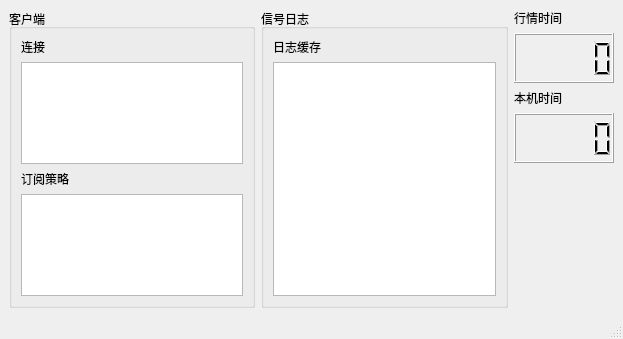
<?xml version="1.0" encoding="UTF-8"?>
<ui version="4.0">
 <class>MainWindow</class>
 <widget class="QMainWindow" name="MainWindow">
  <property name="geometry">
   <rect>
    <x>0</x>
    <y>0</y>
    <width>623</width>
    <height>339</height>
   </rect>
  </property>
  <property name="windowTitle">
   <string>MainWindow</string>
  </property>
  <widget class="QWidget" name="centralwidget">
   <layout class="QHBoxLayout" name="horizontalLayout">
    <item>
     <widget class="QGroupBox" name="groupBox">
      <property name="title">
       <string>客户端</string>
      </property>
      <layout class="QVBoxLayout" name="verticalLayout">
       <item>
        <widget class="QLabel" name="label_2">
         <property name="text">
          <string>连接</string>
         </property>
        </widget>
       </item>
       <item>
        <widget class="QListWidget" name="listWidget"/>
       </item>
       <item>
        <widget class="QLabel" name="label">
         <property name="text">
          <string>订阅策略</string>
         </property>
        </widget>
       </item>
       <item>
        <widget class="QListWidget" name="listWidget_2"/>
       </item>
      </layout>
     </widget>
    </item>
    <item>
     <widget class="QGroupBox" name="groupBox_2">
      <property name="title">
       <string>信号日志</string>
      </property>
      <layout class="QVBoxLayout" name="verticalLayout_2">
       <item>
        <widget class="QLabel" name="label_3">
         <property name="text">
          <string>日志缓存</string>
         </property>
        </widget>
       </item>
       <item>
        <widget class="QListWidget" name="listWidget_3"/>
       </item>
      </layout>
      <zorder>listWidget_3</zorder>
      <zorder>label_3</zorder>
     </widget>
    </item>
    <item>
     <layout class="QVBoxLayout" name="verticalLayout_3">
      <item>
       <widget class="QLabel" name="label_4">
        <property name="text">
         <string>行情时间</string>
        </property>
       </widget>
      </item>
      <item>
       <widget class="QLCDNumber" name="lcdNumber">
        <property name="minimumSize">
         <size>
          <width>100</width>
          <height>50</height>
         </size>
        </property>
       </widget>
      </item>
      <item>
       <widget class="QLabel" name="label_5">
        <property name="text">
         <string>本机时间</string>
        </property>
       </widget>
      </item>
      <item>
       <widget class="QLCDNumber" name="lcdNumber_2">
        <property name="minimumSize">
         <size>
          <width>100</width>
          <height>50</height>
         </size>
        </property>
       </widget>
      </item>
      <item>
       <spacer name="verticalSpacer">
        <property name="orientation">
         <enum>Qt::Vertical</enum>
        </property>
        <property name="sizeHint" stdset="0">
         <size>
          <width>20</width>
          <height>40</height>
         </size>
        </property>
       </spacer>
      </item>
     </layout>
    </item>
   </layout>
  </widget>
  <widget class="QStatusBar" name="statusbar"/>
  <widget class="QMenuBar" name="menuBar">
   <property name="geometry">
    <rect>
     <x>0</x>
     <y>0</y>
     <width>623</width>
     <height>23</height>
    </rect>
   </property>
  </widget>
 </widget>
 <resources/>
 <connections/>
</ui>
